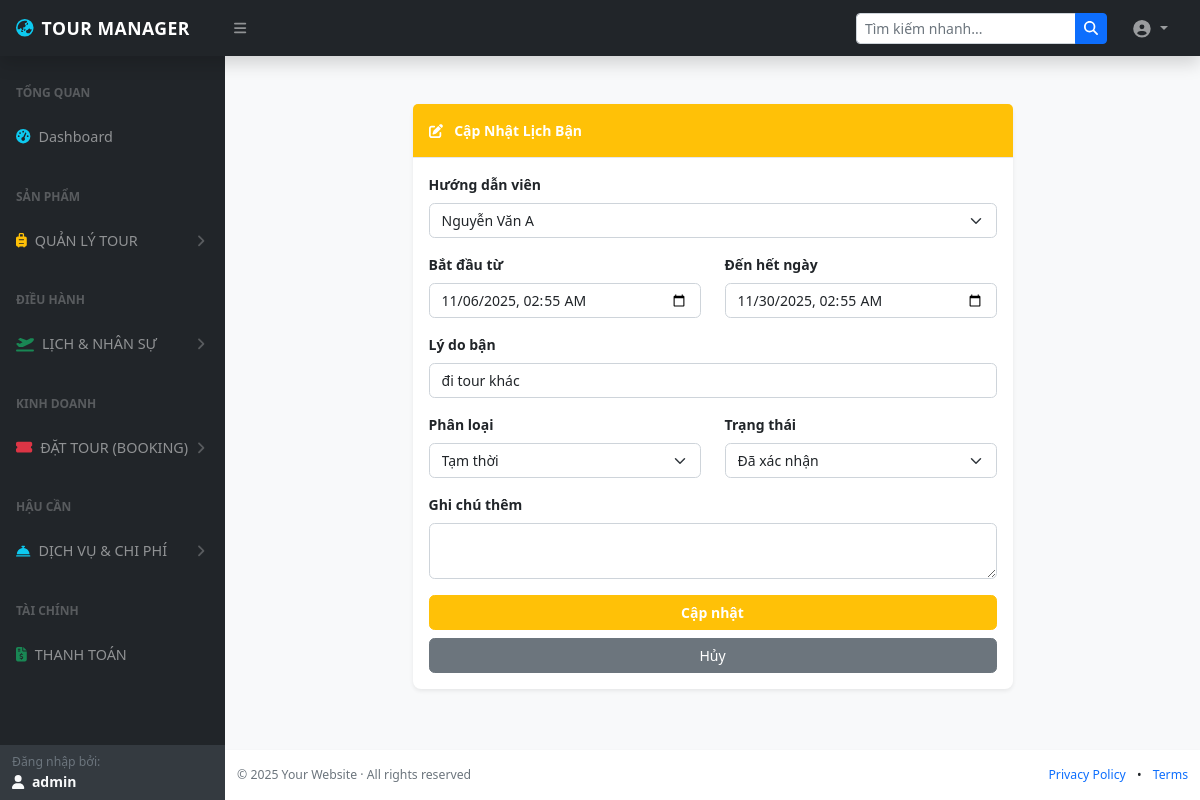
Page /index.php?act=lich-ban-edit&id=1 (signed in) on the committed database.
### tables this page shows
CREATE TABLE `lich_ban_hdv` (
  `id` int NOT NULL,
  `hdv_id` int NOT NULL COMMENT 'Link tới bảng huong_dan_vien',
  `ngay_bat_dau` datetime NOT NULL,
  `ngay_ket_thuc` datetime NOT NULL,
  `ly_do` varchar(255) NOT NULL COMMENT 'Bận việc riêng, Đi tour khác...',
  `loai_lich` varchar(50) DEFAULT 'TAM_THOI' COMMENT 'CO_DINH, TAM_THOI',
  `trang_thai` varchar(50) DEFAULT 'CHO_XAC_NHAN' COMMENT 'CHO_XAC_NHAN, DA_XAC_NHAN, TU_CHOI',
  `ghi_chu` text,
  `ngay_tao` datetime DEFAULT CURRENT_TIMESTAMP
);

CREATE TABLE `huong_dan_vien` (
  `id` int NOT NULL,
  `ho_ten` varchar(255) NOT NULL,
  `ngay_sinh` date DEFAULT NULL,
  `so_dien_thoai` varchar(50) DEFAULT NULL,
  `email` varchar(255) DEFAULT NULL,
  `ngon_ngu` varchar(255) DEFAULT NULL COMMENT 'VD: vi,en,zh',
  `chung_chi` text,
  `kinh_nghiem` text,
  `suc_khoe` varchar(255) DEFAULT NULL,
  `anh_dai_dien` varchar(500) DEFAULT NULL,
  `trang_thai` varchar(50) DEFAULT NULL,
  `gioi_tinh` varchar(255) NOT NULL,
  `dia_chi` varchar(255) NOT NULL,
  `user_id` int DEFAULT NULL
);

### controllers/LichBanHDVController.php (called while the page is built, shortened)
<?php
require_once 'models/LichBanHDVModel.php';
require_once 'models/HuongDanVienModel.php';
class LichBanHDVController {
    private $model;
    private $hdvModel;
    public function __construct($db) {
        $this->model = new LichBanHDVModel($db);
        $this->hdvModel = new HuongDanVienModel($db);
    }
    public function edit() {
        $id = $_GET['id'] ?? 0;
        $lich_ban = $this->model->getById($id);
        $hdvs = $this->hdvModel->getAll();
        require ROOT . "/views/admin/lich_ban_hdv/edit.php";
    }
}
?>

### models/HuongDanVienModel.php (called while the page is built, shortened)
<?php
class HuongDanVienModel {
    private $conn;
    public function __construct($db) {
        $this->conn = $db;
    }
    public function getAll() {
        $stmt = $this->conn->prepare("SELECT * FROM huong_dan_vien ORDER BY id DESC");
        $stmt->execute();
        return $stmt->fetchAll(PDO::FETCH_ASSOC);
    }
}
?>

### models/LichBanHDVModel.php (called while the page is built, shortened)
<?php
class LichBanHDVModel {
    private $conn;
    public function __construct($db) {
        $this->conn = $db;
    }
    public function getById($id) {
        $sql = "SELECT * FROM lich_ban_hdv WHERE id = :id";
        $stmt = $this->conn->prepare($sql);
        $stmt->execute([':id' => $id]);
        return $stmt->fetch(PDO::FETCH_ASSOC);
    }
}
?>

### views/admin/lich_ban_hdv/edit.php (the view, shortened to what this page needs)
<?php require_once PATH_ROOT . '/views/header.php'; ?>
<main>
    <div class="container-fluid px-4">
        <div class="d-flex justify-content-center mt-5">
            <div class="card border-0 shadow-sm" style="width: 600px;">
                <div class="card-header bg-warning text-white fw-bold py-3">
                    <i class="fas fa-edit me-2"></i> Cập Nhật Lịch Bận
                </div>
                <div class="card-body">
                    <form action="index.php?act=lich-ban-update" method="POST">
                        <div class="mb-3">
                            <label class="form-label fw-bold">Hướng dẫn viên</label>
                            <select name="hdv_id" class="form-select" required>
                                <?php foreach ($hdvs as $h): ?>
                                    <option value="<?= $h['id'] ?>" <?= $lich_ban['hdv_id'] == $h['id'] ? 'selected' : '' ?>>
                                        <?= htmlspecialchars($h['ho_ten']) ?>
                                    </option>
                                <?php endforeach; ?>
                            </select>
                        </div>
                        <div class="row mb-3">
                            <div class="col-md-6">
                                <label class="form-label fw-bold">Bắt đầu từ</label>
                                <input type="datetime-local" name="ngay_bat_dau" class="form-control" value="<?= $lich_ban['ngay_bat_dau'] ?>" required>
                            </div>
                            <div class="col-md-6">
                                <label class="form-label fw-bold">Đến hết ngày</label>
                                <input type="datetime-local" name="ngay_ket_thuc" class="form-control" value="<?= $lich_ban['ngay_ket_thuc'] ?>" required>
                            </div>
                        </div>
                        <div class="mb-3">
                            <label class="form-label fw-bold">Lý do bận</label>
                            <input type="text" name="ly_do" class="form-control" value="<?= htmlspecialchars($lich_ban['ly_do']) ?>" required>
                        </div>
                        <div class="row mb-3">
                            <div class="col-md-6">
                                <label class="form-label fw-bold">Phân loại</label>
                                <select name="loai_lich" class="form-select">
                                    <option value="TAM_THOI" <?= $lich_ban['loai_lich'] == 'TAM_THOI' ? 'selected' : '' ?>>Tạm thời</option>
                                </select>
                            </div>
                            <div class="col-md-6">
                                <label class="form-label fw-bold">Trạng thái</label>
                                <select name="trang_thai" class="form-select">
                                    <option value="DA_XAC_NHAN" <?= $lich_ban['trang_thai'] == 'DA_XAC_NHAN' ? 'selected' : '' ?>>Đã xác nhận</option>
                                </select>
                            </div>
                        </div>
                        <div class="mb-3">
                            <label class="form-label fw-bold">Ghi chú thêm</label>
                            <textarea name="ghi_chu" class="form-control" rows="2"><?= htmlspecialchars($lich_ban['ghi_chu']) ?></textarea>
                        </div>
                        <div class="d-grid gap-2">
                            <button type="submit" class="btn btn-warning fw-bold text-white">Cập nhật</button>
                            <a href="index.php?act=lich-ban-hdv" class="btn btn-secondary">Hủy</a>
                        </div>
                    </form>
                </div>
            </div>
        </div>
    </div>
</main>
<?php require_once PATH_ROOT . '/views/footer.php'; ?>

### views/header.php (style rules this page uses)
:root { --bs-body-font-size: 0.875rem; }
body { font-size: var(--bs-body-font-size); background-color: #f8f9fa; }
.card { border: none; box-shadow: 0 0.15rem 1.75rem 0 rgba(58, 59, 69, 0.15); border-radius: 0.5rem; }
.card-header { background-color: #fff; border-bottom: 1px solid #e3e6f0; font-weight: 600; }
.form-control, .form-select, .btn { font-size: 0.875rem; border-radius: 0.35rem; }

### rows in the picture
lich_ban_hdv: hdv_id "Nguyễn Văn A", ngay_bat_dau "11/06/2025 02:55", ngay_ket_thuc "11/30/2025 02:55", ly_do "đi tour khác", loai_lich "Tạm thời", trang_thai "Đã xác nhận"

### other values in the picture
$_SESSION['user_admin']['username'] "admin"
